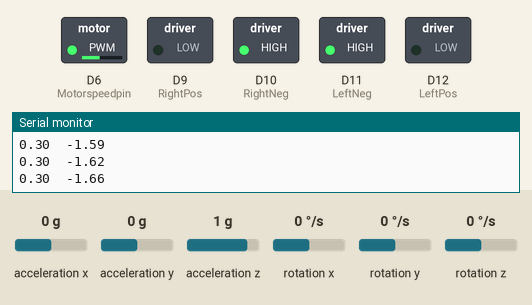
The sketch below on a simulated Arduino Nano 33 IoT. Shown: switched loads named in the sketch (green lamp = pin HIGH), the last lines printed to the serial monitor. Inputs (shaded band) come from the test bench; at power-on: acceleration z 1 g, rotation x 0 °/s, acceleration x 0 g, acceleration y 0 g, rotation y 0 °/s, rotation z 0 °/s.

Above: at 1.27 s.
1.3 s: acceleration z set to -1.4 g
At 1.47 s:
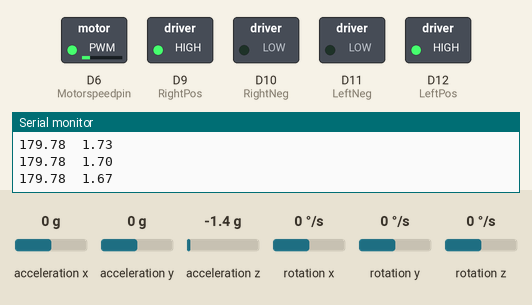
4.3 s: rotation x set to 100 °/s
At 5.2 s:
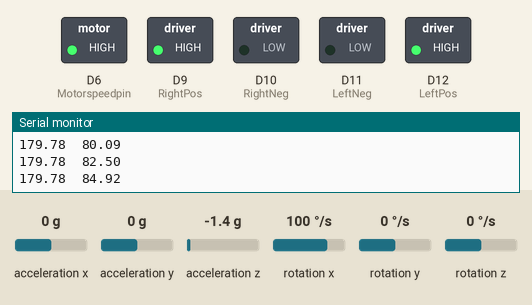
5.9 s: rotation x set to -192 °/s
At 7.0 s:
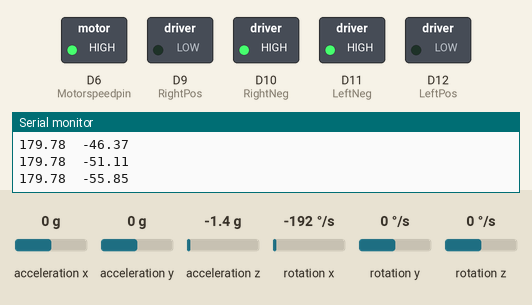
Timing chart, 0 to 8.9 s (numbered marks = the images above; inputs shaded):
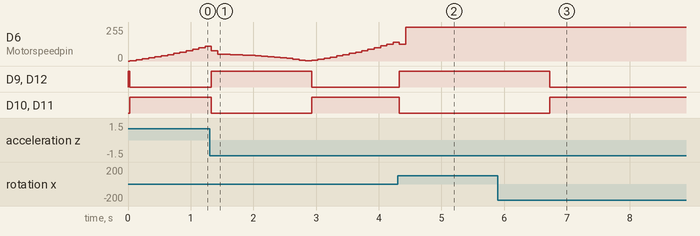

Measured:
- after the input at 1.3 s, D9 (RightPos), D12 (LeftPos): LOW → HIGH at once, → LOW 1.6 s later; D10 (RightNeg), D11 (LeftNeg): HIGH → LOW at once, → HIGH 1.6 s later
- after the input at 4.3 s, D9 (RightPos), D12 (LeftPos): LOW → HIGH at once; D10 (RightNeg), D11 (LeftNeg): HIGH → LOW at once
- after the input at 5.9 s, D9 (RightPos), D12 (LeftPos): HIGH → LOW after 0.83 s; D10 (RightNeg), D11 (LeftNeg): LOW → HIGH after 0.83 s

The sketch:

gyro_angle_calc.ino
```cpp
#include <PID_v1.h>
#include <SAMDTimerInterrupt.h>
#include <SAMD_ISR_Timer.h>
#include <Arduino_LSM6DS3.h>
#include <Math.h>

const int RightPos = 9; // sets name for H-bridge input A1
const int RightNeg = 10; // sets name for H-brigde input A2
const int LeftNeg = 11; // sets name for H-bridge input A3
const int LeftPos = 12; // Sets name for H-brigde input A4
const int Motorspeedpin = 6;

volatile float sample, gyro_sample, GYangle = 0,PrevGYangle = 0,finalangle = 0, delta_angle, accAngle;
volatile unsigned long current_time, previous_time = 0, delta_time;
float GYx, GYy, GYz;
float GYxoff= 1.355, GYyoff = -2.52, GYzoff= -0.034;
float Accx, Accy, Accz;
float Accxoff = 0.034142, Accyoff = -0.005264, Acczoff = -0.008972;
int Motorspeed;
bool directionbool;

SAMDTimer ITimer0(TIMER_TC3);
#define TIMER0_INTERVAL_MS        25      // 1s = 1000ms

double Input, Output;
double Kp = 45, Ki = 35 , Kd = 0.8, Setpoint;
PID anglePID(&Input, &Output, &Setpoint, Kp, Ki, Kd, DIRECT);

void TimerHandler0(void){
  current_time = millis();
  delta_time = current_time - previous_time;
  delta_angle = GYx * delta_time/1000;
  GYangle = PrevGYangle + delta_angle;
  PrevGYangle = GYangle;
  previous_time = current_time;

  accAngle = (atan2(Accy, Accz)*RAD_TO_DEG);

  finalangle = (0.98)*(GYangle) + (0.02)*(accAngle);
  Input = finalangle;
  anglePID.Compute();

  //Serial.print(finalangle);
  //Serial.print('\t');
  Serial.print(accAngle);
  Serial.print('\t');
  Serial.println(finalangle);

}

void setup() {
 Serial.begin(9600);

 IMU.begin();
  if (IMU.gyroscopeAvailable() && IMU.accelerationAvailable()) {
    IMU.readGyroscope(GYx, GYy, GYz);

      GYx = GYx - GYxoff;

    IMU.readAcceleration(Accx,Accy,Accz);

      Accy = Accy - Accyoff;
      //Accz = Accz - Acczoff;
    }
     accAngle = atan2(Accy, Accz)*RAD_TO_DEG;

   GYangle = 0;

  Setpoint = 0;// creates set point
  anglePID.SetMode(AUTOMATIC); //
  anglePID.SetOutputLimits(-255,255); // sets max and min boundaries for the PID Output

  pinMode(RightNeg, OUTPUT);
  pinMode(RightPos, OUTPUT);
  pinMode(LeftNeg, OUTPUT);
  pinMode(LeftPos, OUTPUT);

   if (ITimer0.attachInterruptInterval(TIMER0_INTERVAL_MS * 1000, TimerHandler0))
    Serial.println("Starting  ITimer0 OK, millis() = " + String(millis()));
  else
    Serial.println("Can't set ITimer0. Select another freq. or timer");
}

void loop() {

  if (IMU.gyroscopeAvailable() && IMU.accelerationAvailable()) {
    IMU.readGyroscope(GYx, GYy, GYz);

      GYx = GYx - GYxoff;

    IMU.readAcceleration(Accx,Accy,Accz);

      Accy = Accy - Accyoff;
      //Accz = Accz - Acczoff;
    }
  Motorspeed = abs(Output);
  analogWrite(Motorspeedpin, Motorspeed);

  if(Output > 0){
    directionbool = true;}
   else{
    directionbool = false;}

 if(!directionbool){
  digitalWrite(RightNeg, LOW);
  digitalWrite(RightPos, HIGH);

  digitalWrite(LeftNeg, LOW);
  digitalWrite(LeftPos, HIGH);

 }else{

   digitalWrite(RightPos, LOW);
   digitalWrite(RightNeg, HIGH);

   digitalWrite(LeftPos, LOW);
   digitalWrite(LeftNeg, HIGH);

 }


}
```
